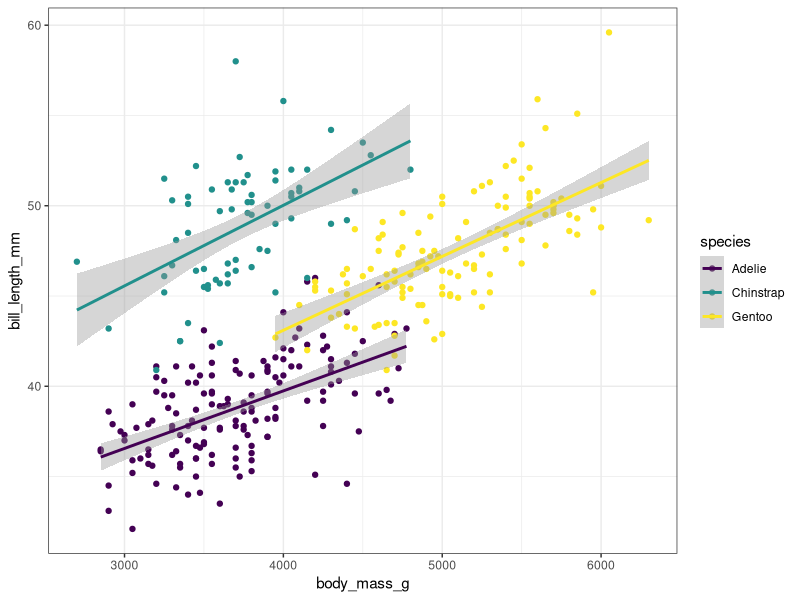
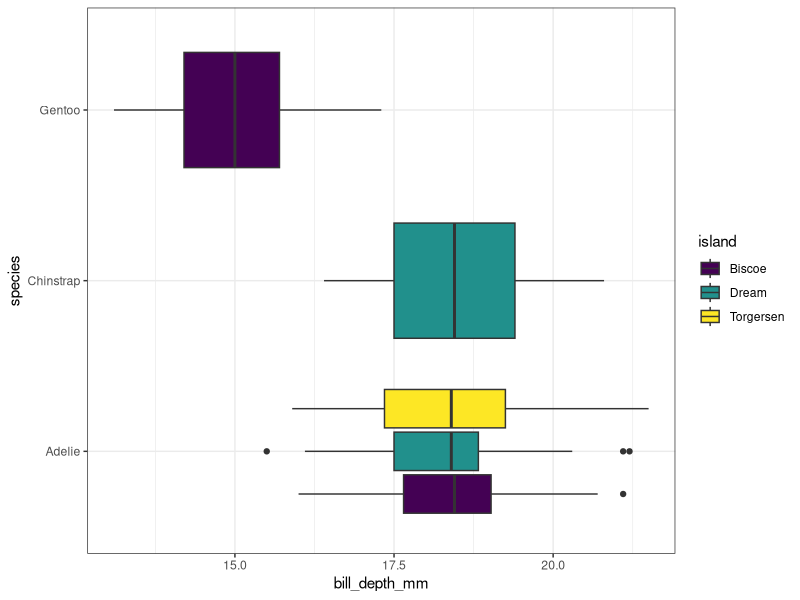
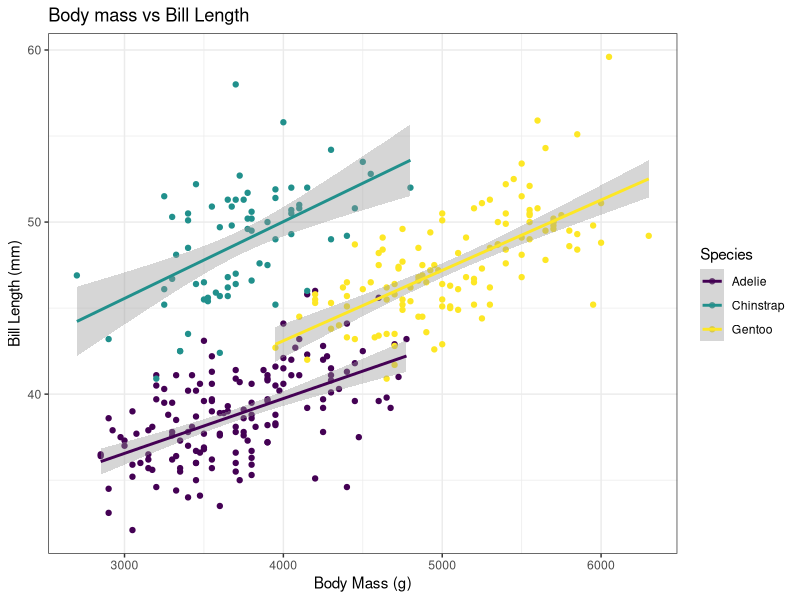
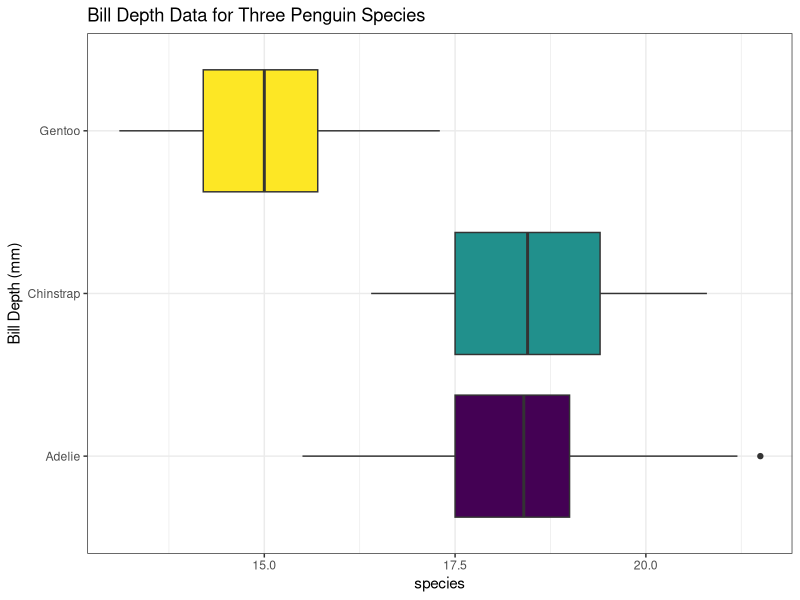

Reproduce these figures in R, in order.
## ---- chunk 1
knitr::opts_chunk$set(echo = TRUE, 
                      fig.path = "../Outputs/")
## ---- chunk 2

library(tidyverse)
library(here)
library(kableExtra)
library(palmerpenguins)
## ---- chunk 3
view(penguins)
penguins
## ---- chunk 4
#ratio <- var1/var2 #ratio is variable 1 divided by variable 2

ratio_maker <- function(var1, var2) {
  ratio <- var1/var2
  return(ratio)
} #figure out what argument is aka the known value we add


## ---- chunk 5
penguins %>% 
  mutate(bill_ratio = ratio_maker(bill_length_mm, bill_depth_mm)) #makes a new column for bill ratio
## ---- chunk 6

myplotlab<-function(data = penguins, x, y, z, contin=TRUE ){ #adds true as default for continuous data
  if(contin==TRUE){ #if contin is true then makes a point plot
    ggplot(data = penguins, mapping = aes(x = {{x}}, y = {{y}} , colour = {{z}}))+
      geom_point()+
      geom_smooth(method = "lm")+ 
      scale_color_viridis_d()+   #continuous colour scheme
      theme_bw()
  }
  else{ 
    ggplot(data = penguins, mapping = aes(x = {{x}}, y = {{y}}))+
      geom_boxplot(aes(fill = {{z}}))+
      coord_flip()+
      scale_fill_viridis_d()+   #discrete colour scheme
      theme_bw()
  }
}



## ---- chunk 7
myplotlab(x = body_mass_g, y = bill_length_mm, z = species)
## ---- chunk 8
myplotlab(x = species, y = bill_depth_mm, z = island, contin = FALSE)
## ---- chunk 9
myplotlab(x = body_mass_g, y = bill_length_mm, z = species)+
  labs(title = "Body mass vs Bill Length", 
       x = "Body Mass (g)", 
       y = "Bill Length (mm)", 
       colour = "Species")
## ---- chunk 10
myplotlab(x = species, y = bill_depth_mm, z = species, contin = FALSE)+
  labs(title = "Bill Depth Data for Three Penguin Species", 
       x = "Bill Depth (mm)", 
       y = "species")+
  theme(legend.position = "none")
